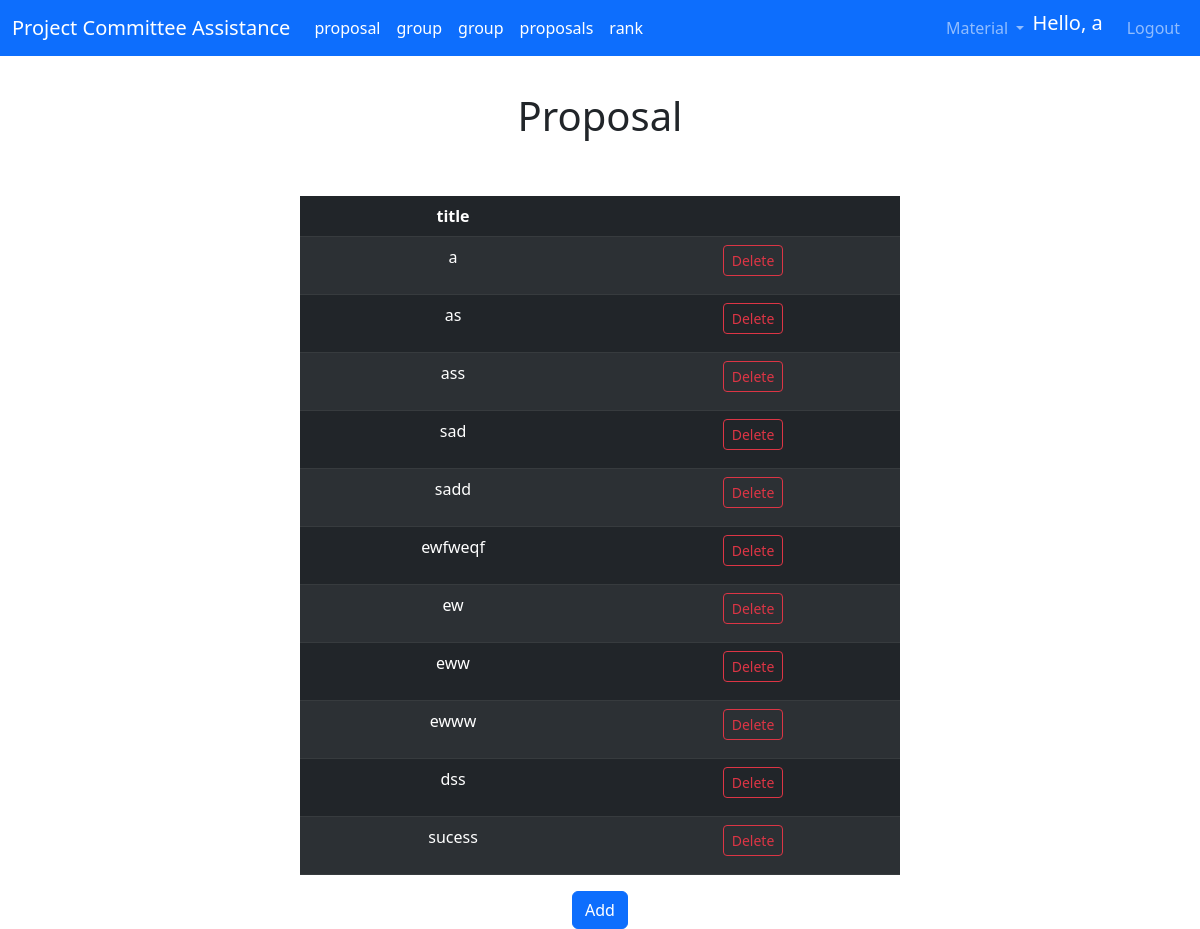
Page /proposal (signed in) on the earlier database version.
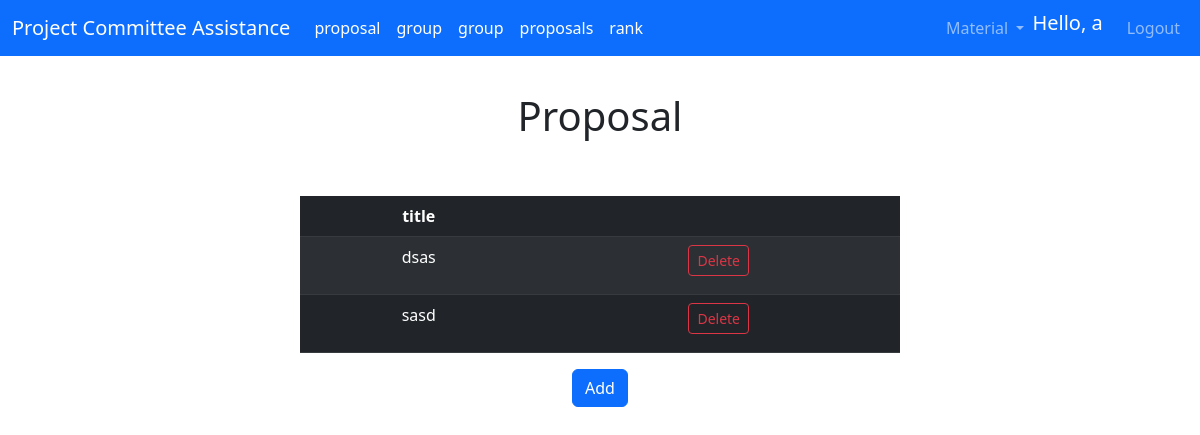
Same page on the later database version.
### app/models.py (models this page shows, shortened)
class Proposal(db.Model):
    id = db.Column(db.Integer, primary_key=True,)
    title = db.Column(db.String(64), index=True, unique=True, nullable=False)
    desc = db.Column(db.String(2064), index=True, nullable=False)
    published = db.Column(db.Boolean, default=False)
    owned = db.Column(db.Boolean, default=False)
    author = db.Column(db.Integer, db.ForeignKey('user.id'))
    holder = db.Column(db.Integer, db.ForeignKey('group.id'))

### app/routes.py (the view)
@app.route('/proposal', methods=['GET', 'POST'])
def proposal():
    proposals = Proposal.query.filter_by(author = current_user.id)
    return render_template("proposal.html", title='Proposal', proposals=proposals)

### app/models.py (called while the page is built)
@login.user_loader
def load_user(id):
    return User.query.get(int(id))

### app/templates/proposal.html
{% extends "base.html" %}
{% block content %}
<h1 class="d-flex aligns-items-center justify-content-center header" style= "margin-top: 3%;">Proposal</h1>
<br>
<br>
<div class="text-center" style="margin-left : 25% ;width: 50%;">
    <table class="table d-table table-dark table-striped">
        <thead>
            <tr>
            <th scope="col">title</th>
            <th scope="col"></th>
            </tr>
        </thead>
        <tbody>
            {% for proposal in proposals %}
            <tr>
                <td>{{ proposal.title }}</td>
                <td>
                    <a href="{{ url_for('deleteProposal', id=proposal.id) }}" class="btn btn-outline-danger btn-sm" style="margin-bottom: 10px ;">Delete</a>
                </td>
            </tr>
            {% endfor %}
        </tbody>
    </table>
    </div>
    <div class="d-flex aligns-items-center justify-content-center">
        <a href="{{ url_for('addProposal')}}" class="btn btn-primary" style="font-size: 30 ;">Add</a>
    </div>
{% endblock %}

Differences in the rows shown:
removed Proposal: title "a"
removed Proposal: title "as"
removed Proposal: title "ass"
removed Proposal: title "sad"
removed Proposal: title "sadd"
removed Proposal: title "ewfweqf"
removed Proposal: title "ew"
removed Proposal: title "eww"
removed Proposal: title "ewww"
removed Proposal: title "dss"
removed Proposal: title "sucess"
added Proposal: title "dsas"
added Proposal: title "sasd"
